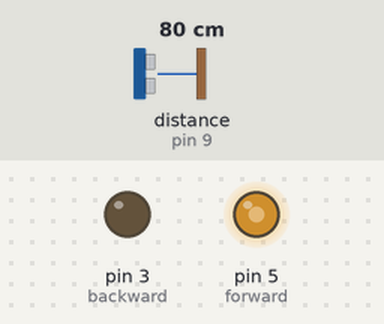
A sketch run on a simulated Arduino Uno, built with avr-gcc and run on an emulated ATmega328P. Shown: output pins drawn as LEDs (lit = HIGH). Wiring (inferred from the names in the program): ultrasonic range finder: trigger pin 10; echo pin 9. Dashed ring = blinking. Inputs (shaded band) come from the test bench; at power-on: distance to the obstacle (sensor on pin 9) 80 cm. The echo pulse lasts 58.3 µs per cm; pins used as bus, display or sensor lines are not drawn.

Above: at 1.2 s.
1.3 s: distance to the obstacle (sensor on pin 9) set to 50 cm
At 2.6 s:
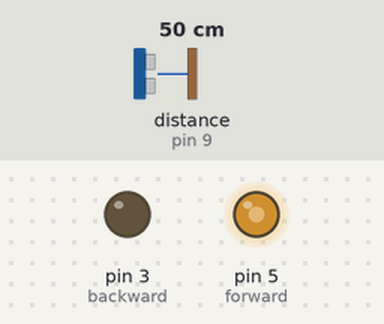
2.9 s: distance to the obstacle (sensor on pin 9) set to 42 cm
At 3.6 s:
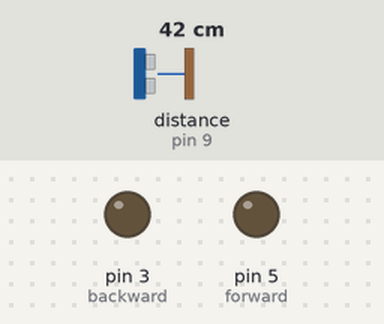
4.6 s: distance to the obstacle (sensor on pin 9) set to 33 cm
6.1 s: distance to the obstacle (sensor on pin 9) set to 29 cm
At 7.2 s:
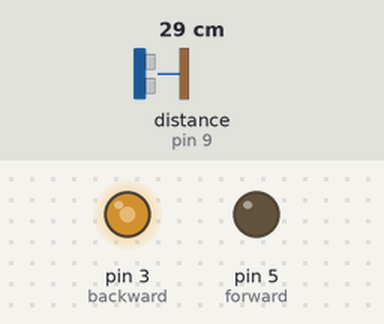
7.7 s: distance to the obstacle (sensor on pin 9) set to 9 cm
At 7.96 s:
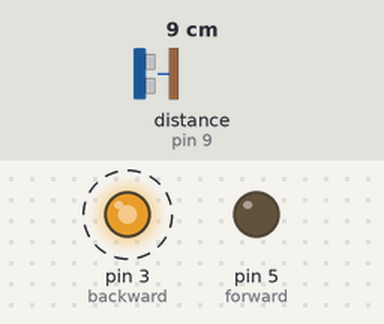
10.7 s: distance to the obstacle (sensor on pin 9) set to 60 cm
At 11.8 s:
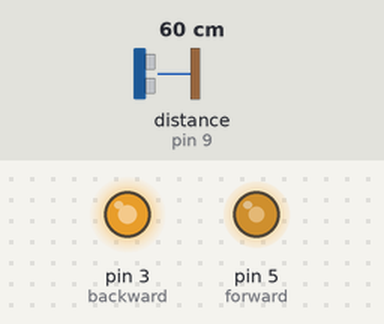
Timing chart, 0 to 13.4 s (numbered marks = the images above; inputs shaded):
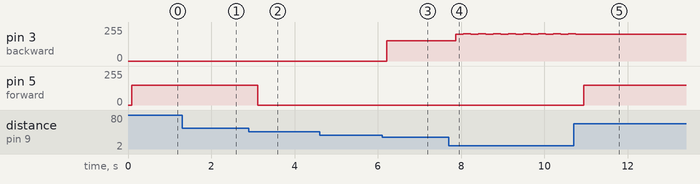

The sketch:

Prueba_Logica_2.ino
```cpp
#include <FuzzyRule.h>
#include <FuzzyComposition.h>
#include <Fuzzy.h>
#include <FuzzyRuleConsequent.h>
#include <FuzzyOutput.h>
#include <FuzzyInput.h>
#include <FuzzyIO.h>
#include <FuzzySet.h>
#include <FuzzyRuleAntecedent.h>

//Desired distance (cm).
int distance = 25;

int arrayIndex = 0;
// arrayIndex of the current item in the array
int total = 0;
// stores the cumlative total
int averageDistance = 0;

int TRIG = 10;      // trigger en pin 10
int ECO = 9;      // echo en pin 9
int DURACION;

// variable for storing the distance (cm)
int dist= 0 ;

//PWM pins for the H bridge.
int forward = 5;
int backward = 3;

//Declaring a new fuzzy object.
Fuzzy* fuzzy = new Fuzzy();

void setup(){

//Set sensor Hc04 pines .
pinMode(TRIG, OUTPUT);   // trigger como salida
pinMode(ECO, INPUT);    // echo como entrada
pinMode(forward,OUTPUT);
pinMode(backward,OUTPUT);
//Declare fuzzy input - Distance.
FuzzyInput* distance = new FuzzyInput(1);
//Stablish the rule bases that compose the fuzzy input.
FuzzySet* vf = new FuzzySet(0, 10, 15, 20); //Small distance.
distance->addFuzzySet(vf); //Adding the small distance variable.
FuzzySet* sf = new FuzzySet(20, 25, 25, 30); //Small distance.
distance->addFuzzySet(sf); //Adding the small distance variable.
FuzzySet* centrado = new FuzzySet(30, 40, 40, 45); //Small distance.
distance->addFuzzySet(centrado); //Adding the small distance variable.

FuzzySet* sc = new FuzzySet(45, 100, 110, 120); //Median distance.
distance->addFuzzySet(sc); //Adding the median distance variable.
FuzzySet* vc = new FuzzySet(130, 140, 150, 500); //Big distance.
distance->addFuzzySet(vc); //Adding the big distance variable.

fuzzy->addFuzzyInput(distance); //Adding the distance input to the fuzzy variable.

//Declare fuzzy output - Speed.
FuzzyOutput* velocity = new FuzzyOutput(1);
// Criando os FuzzySet que compoem o FuzzyOutput velocidade
FuzzySet* qbwd = new FuzzySet(-128, -113, -93, -78); // Velocidad lenta
velocity->addFuzzySet(qbwd); // Adicionando o FuzzySet slow en velocity
FuzzySet* sbwd = new FuzzySet(-78, -43, -63, -28); // Velocidad normal
velocity->addFuzzySet(sbwd); // Adicionando o FuzzySet average en velocity
FuzzySet* zero = new FuzzySet(-28, -10, 10, 28); // Velocidad alta
velocity->addFuzzySet(zero); // Adicionando o FuzzySet fast en velocity
FuzzySet* sfwd = new FuzzySet(28, 43, 53, 78); // Velocidade normal
velocity->addFuzzySet(sfwd); // Adicionando o FuzzySet average en velocity
FuzzySet* ffwd = new FuzzySet(78, 93, 113, 128); // Velocidad normal
velocity->addFuzzySet(ffwd); // Adicionando o FuzzySet average en velocity

fuzzy->addFuzzyOutput(velocity); // Adicionando o FuzzyOutput no objeto Fuzzy

//Fuzzy rules.
//IF distance = very close THEN speed = fast bwds
FuzzyRuleAntecedent* ifDistanceSmall = new FuzzyRuleAntecedent();
ifDistanceSmall->joinSingle(vc);
FuzzyRuleConsequent* thenVelocitySlow = new FuzzyRuleConsequent(); // Instancinado um Consequente para a expressao
thenVelocitySlow->addOutput(qbwd);// Adicionando o FuzzySet correspondente ao objeto Consequente
// Instanciando um objeto FuzzyRule
FuzzyRule* fuzzyRule01 = new FuzzyRule(1, ifDistanceSmall,thenVelocitySlow); // Passando o Antecedente e o Consequente da expressao
fuzzy->addFuzzyRule(fuzzyRule01); // Adicionando o FuzzyRule ao objeto Fuzzy

//IF distance = slighty close THEN speed = slow bwds
FuzzyRuleAntecedent* ifDistanceSafe = new FuzzyRuleAntecedent(); // Instanciando um Antecedente para a expresso
ifDistanceSafe->joinSingle(sc); // Adicionando o FuzzySet correspondente ao objeto Antecedente
FuzzyRuleConsequent* thenVelocityAverage = new FuzzyRuleConsequent();// Instancinado um Consequente para a expressao
thenVelocityAverage->addOutput(sbwd);// Adicionando o FuzzySet correspondente ao objeto Consequente
// Instanciando um objeto FuzzyRule
FuzzyRule* fuzzyRule02 = new FuzzyRule(2, ifDistanceSafe,thenVelocityAverage); // Passando o Antecedente e o Consequente da expressao
fuzzy->addFuzzyRule(fuzzyRule02); // Adicionando o FuzzyRule ao objeto Fuzzy

//IF distance = center THEN speed = zero.
FuzzyRuleAntecedent* ifDistanceBig = new FuzzyRuleAntecedent(); // Instanciando um Antecedente para a expresso
ifDistanceBig->joinSingle(centrado); // Adicionando o FuzzySet correspondente ao objeto Antecedente
FuzzyRuleConsequent* thenVelocityFast = new FuzzyRuleConsequent(); // Instancinado um Consequente para a expressao
thenVelocityFast->addOutput(zero);// Adicionando o FuzzySet correspondente ao objeto Consequente
// Instanciando um objeto FuzzyRule
FuzzyRule* fuzzyRule03 = new FuzzyRule(3, ifDistanceBig,
thenVelocityFast); // Passando o Antecedente e o Consequente da expressao
fuzzy->addFuzzyRule(fuzzyRule03); // Adicionando o FuzzyRule ao objeto Fuzzy

//IF distance = slightly far THEN speed = slow fwd
FuzzyRuleAntecedent* ifDistanceSF = new FuzzyRuleAntecedent(); // Instanciando um Antecedente para a expresso
ifDistanceSF->joinSingle(sf); // Adicionando o FuzzySet correspondente ao objeto Antecedente
FuzzyRuleConsequent* thenVelocitySF = new FuzzyRuleConsequent(); // Instancinado um Consequente para a expressao
thenVelocitySF->addOutput(sfwd);// Adicionando o FuzzySet correspondente ao objeto Consequente
// Instanciando um objeto FuzzyRule
FuzzyRule* fuzzyRule04 = new FuzzyRule(4, ifDistanceSF,thenVelocitySF); // Passando o Antecedente e o Consequente da expressao
fuzzy->addFuzzyRule(fuzzyRule04); // Adicionando o FuzzyRule ao objeto Fuzzy

//IF distance = very far THEN speed = fast fwd
FuzzyRuleAntecedent* ifDistanceVF = new FuzzyRuleAntecedent(); // Instanciando um Antecedente para a expresso
ifDistanceVF->joinSingle(vf); // Adicionando o FuzzySet correspondente ao objeto Antecedente
FuzzyRuleConsequent* thenVelocityFF = new FuzzyRuleConsequent(); // Instancinado um Consequente para a expressao
thenVelocityFF->addOutput(ffwd);// Adicionando o FuzzySet correspondente ao objeto Consequente
// Instanciando um objeto FuzzyRule
FuzzyRule* fuzzyRule05 = new FuzzyRule(5, ifDistanceVF, thenVelocityFF); // Passando o Antecedente e o Consequente da expressao
fuzzy->addFuzzyRule(fuzzyRule05); // Adicionando o FuzzyRule ao objeto Fuzzy
}

void loop(){

digitalWrite(TRIG, HIGH);     // generacion del pulso a enviar
delay(1);       // al pin conectado al trigger
digitalWrite(TRIG, LOW);    // del sensor
DURACION = pulseIn(ECO, HIGH);  // con funcion pulseIn se espera un pulso alto en ECO
dist = DURACION / 58.2;    // distancia medida en centimetros

fuzzy->setInput(1, dist);

fuzzy->fuzzify();

int output = fuzzy->defuzzify(1);

//Send the signal to the Arduino to activate the necessary PWM output.
if(output <0)
{
analogWrite(forward,200+output);
}
else if(output == 0)
{
analogWrite(forward,0);
analogWrite(backward,0);
}
else if(output > 0)
{
analogWrite(backward,100+output);
}

// wait 100 milli seconds before looping again
delay(100);
}
```

Measured:
- the behaviour switches between 47 and 46 cm on distance to the obstacle (sensor on pin 9) (found by bisection; images 1 and 2)
- the behaviour switches between 31 and 30 cm on distance to the obstacle (sensor on pin 9) (found by bisection; images 2 and 3)
- after the input at 1.3 s, pin 5 (forward): 148/255 → 147/255 after 0.12 s
- after the input at 2.9 s, pin 5 (forward): 147/255 → 0/255 after 0.21 s
- after the input at 4.6 s, every drawn part: stays the same
- after the input at 6.1 s, pin 3 (backward): 0/255 → 152/255 after 0.11 s
- after the input at 7.7 s, pin 3 (backward): alternates 203/255 for 0.18 s and 202/255 for 0.18 s, starting after 0.17 s
- after the input at 10.7 s, pin 3 (backward): goes on until 10.8 s, then stays 202/255; pin 5 (forward): 0/255 → 148/255 after 0.24 s
